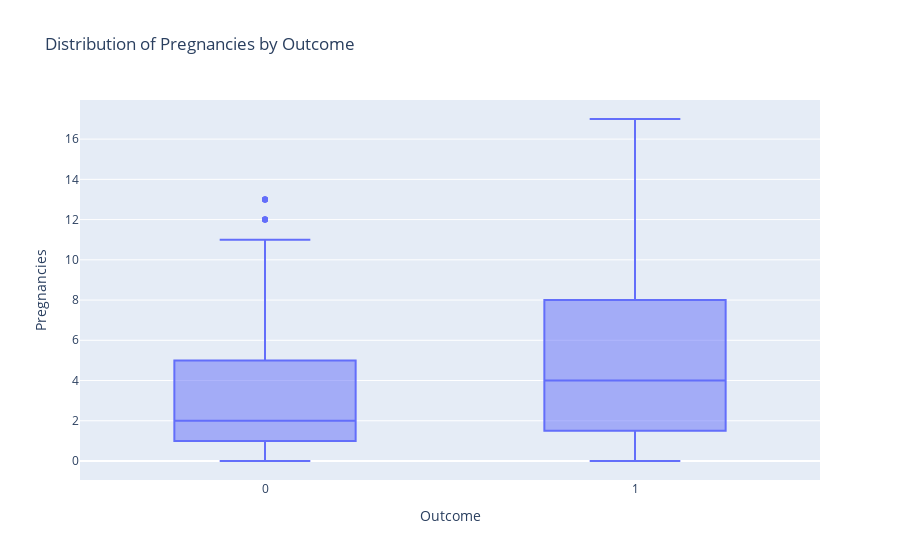

The code cell stored with this chart in its notebook:
### Markdown cell above
### 5. Visual Exploration
You can also create visualizations to explore the relationship:

Boxplot: To visualize how Pregnancies values are distributed for each Outcome category.

### Code cell
import plotly.express as px

# Boxplot for visualizing the distribution of Pregnancies for each Outcome
fig = px.box(df, x='Outcome', y='Pregnancies', title="Distribution of Pregnancies by Outcome")
fig.show()

### Figure 1 — Plotly figure (JSON) as saved in the notebook; plotly's stock layout.template omitted (floating-point values rounded to 4 significant figures; data arrays with more than 128 entries replaced by an {"elided": "..."} marker saying what was removed)
{"data": [{"alignmentgroup": "True", "hovertemplate": "Outcome=%{x}<br>Pregnancies=%{y}<extra></extra>", "legendgroup": "", "marker": {"color": "#636efa"}, "name": "", "notched": false, "offsetgroup": "", "orientation": "v", "showlegend": false, "type": "box", "x": {"elided": "768 int values"}, "x0": " ", "xaxis": "x", "y": {"elided": "768 int values"}, "y0": " ", "yaxis": "y"}], "layout": {"boxmode": "group", "legend": {"tracegroupgap": 0}, "title": {"text": "Distribution of Pregnancies by Outcome"}, "xaxis": {"anchor": "y", "domain": [0, 1], "title": {"text": "Outcome"}}, "yaxis": {"anchor": "x", "domain": [0, 1], "title": {"text": "Pregnancies"}}}}
